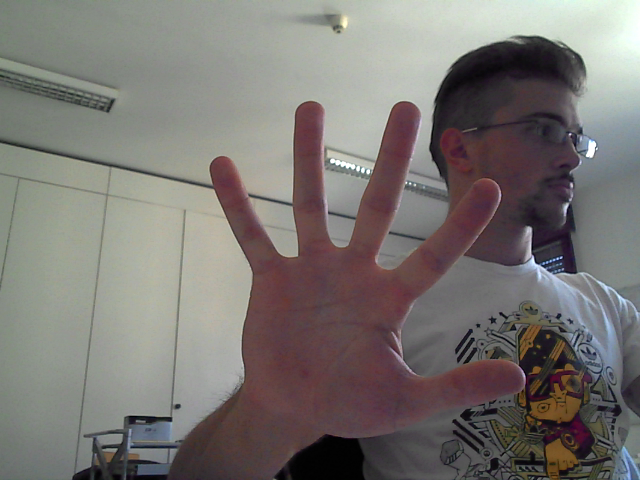
#> input picture data/acquisitions/S1/G1/13-color.png, 640 x 480 px
$ python -i palm_subtraction.py   (imports and definitions only)
#> lines starting #> are read from the running program, lines starting #| are printed output that depends on the picture
#> further down, picture is the input picture: shape (480, 640, 3); mean B, G, R 114.3, 117.6, 121.8
### util.py
import numpy as np
import matplotlib.pyplot as plt
import cv2

def binarize(im, threshold=50, kernel=np.ones((4,4)), display=False):
    '''
    args:
        im: input image (any scale, any type) as grayscale numpy array.
        threshold: threshold value for simple thresholding
        kernel: kernel for eroding and dilating operations to remove noise
        display: boolean variable to designate whether or not result is displayed or not.
    output:
        im: binarize image
    '''
#> called with threshold = 50, kernel = array of shape (4, 4), display = False

    # Filter out extreme levels of noise
    im[im>5000] = 0
    im = im/im.max() * 255
    im = im.astype(np.uint8)
    im[im > 50] = 0
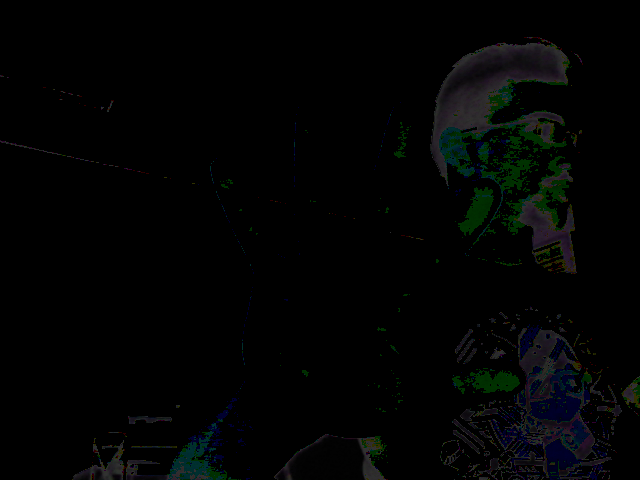
#> im: shape (480, 640, 3); mean B, G, R 3.2, 3.4, 2.3
    im = cv2.erode(im, kernel)
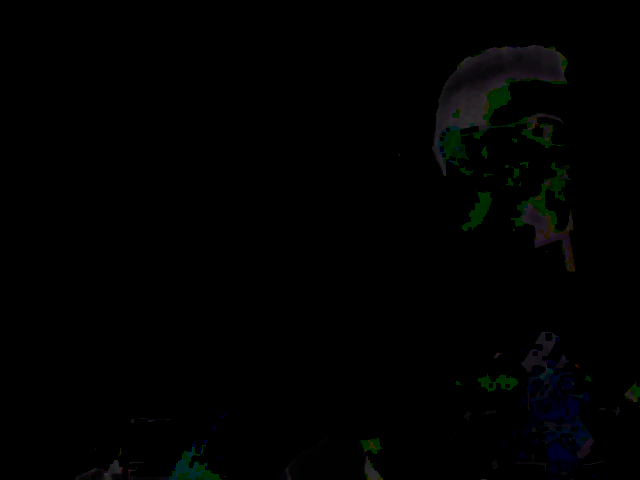
#> im: shape (480, 640, 3); mean B, G, R 1.2, 1.4, 0.9
    im = cv2.dilate(im, kernel)
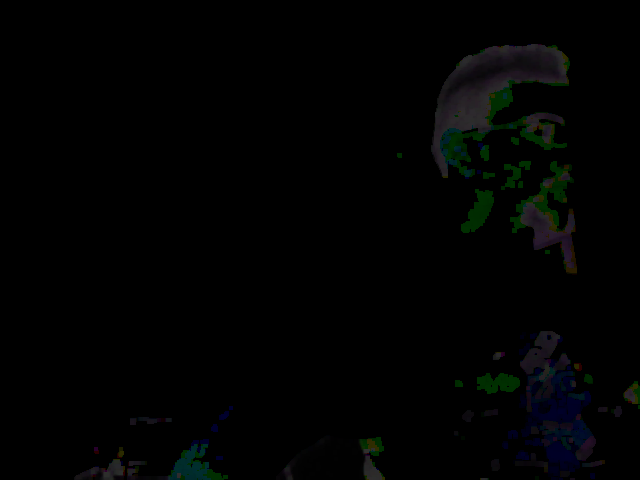
#> im: shape (480, 640, 3); mean B, G, R 2, 2.2, 1.4

    if display is True:
        plt.imshow(im)
        plt.colorbar()
        plt.show()
    return im

# [4 lines left out: function read_depth_map, not called in this run]

### palm_subtraction/palm_subtraction.py
#!/usr/bin/env python3
import cv2
import numpy as np
import sys
import matplotlib.pyplot as plt
from scipy import ndimage
import util
import os
import p1n2 as hw

# [24 lines left out: functions convert2imgcoords, wrist_subtraction, not called in this run]


def subtract_smaller_areas(bin_img):
    _, lab_im = cv2.connectedComponents(bin_img)

    # find areas and subtract it
    max_area = -1
    max_label = -1
    for label in range(1, np.max(np.unique(lab_im))+1):
        area = np.sum((lab_im == label).astype('uint8'))
        if area > max_area:
            max_area = area
            max_label = label
    bin_img = (lab_im == max_label).astype('uint8') * 255
    return bin_img

def clean_image(depth_img, kernel = np.ones((5, 5))):

    # Binarize depth image
    bin_img = util.binarize(depth_img, display=False)

    # Erode to get rid of noise
    bin_img = cv2.erode(bin_img, kernel)

    # Ignore bottom few rows
    bin_img[220:, :] = 0
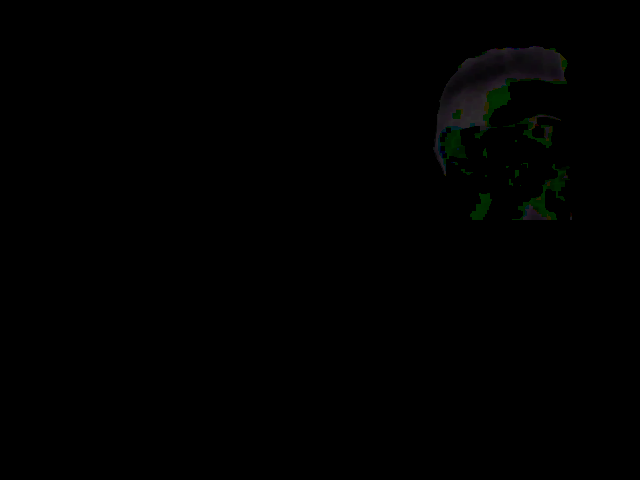
#> bin_img: shape (480, 640, 3); mean B, G, R 0.5, 0.8, 0.5

    bin_img = subtract_smaller_areas(bin_img)

    # Median filter to get rid of some more noise.
    bin_img = ndimage.median_filter(bin_img, size=10)

    return bin_img


# [59 lines left out: functions palm_subtraction, main, not called in this run]


# [2 lines not run here, left out]
# example usage:  python palm_subtraction.py data/acquisitions/S1/G2 1

# expected results can be seen here: https://hackmd.io/toS9iEujTtG2rPoxAdPk8A?view

>>> import cv2
>>> picture = cv2.imread('../data/acquisitions/S1/G1/13-color.png')
#> (the run stopped early here; a loop or call above may not have finished)

$ run again, on data/acquisitions/S1/G10/18-color.png
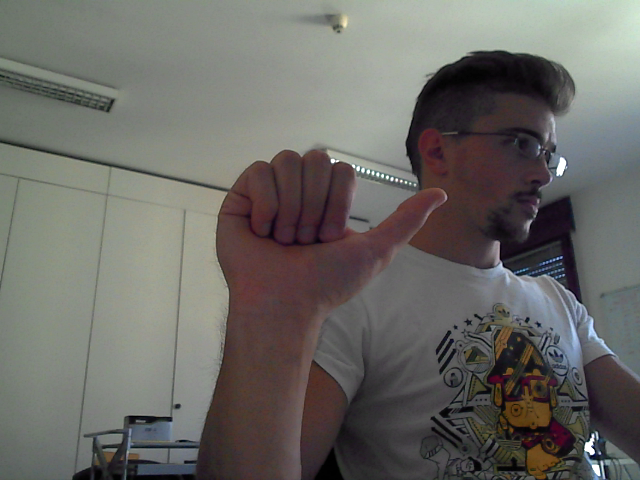
#> input picture data/acquisitions/S1/G10/18-color.png, 640 x 480 px
#> picture is the input picture: shape (480, 640, 3); mean B, G, R 101.1, 105.2, 106.5
#> in binarize, `im = cv2.dilate(im, kernel)`:
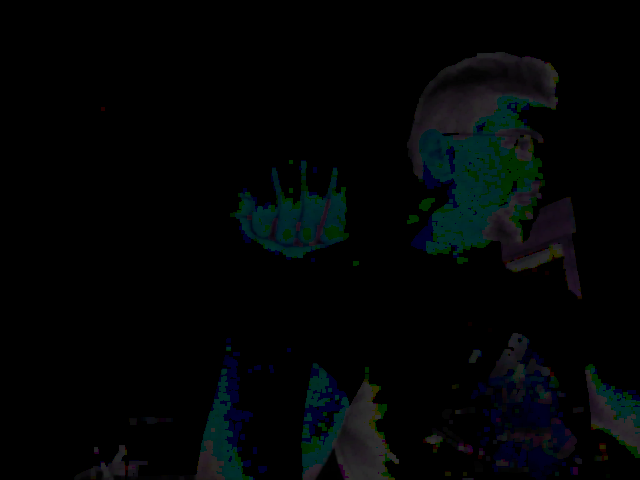
#> im: shape (480, 640, 3); mean B, G, R 5.4, 4.9, 2.4
#> in clean_image, `bin_img[220:, :] = 0`:
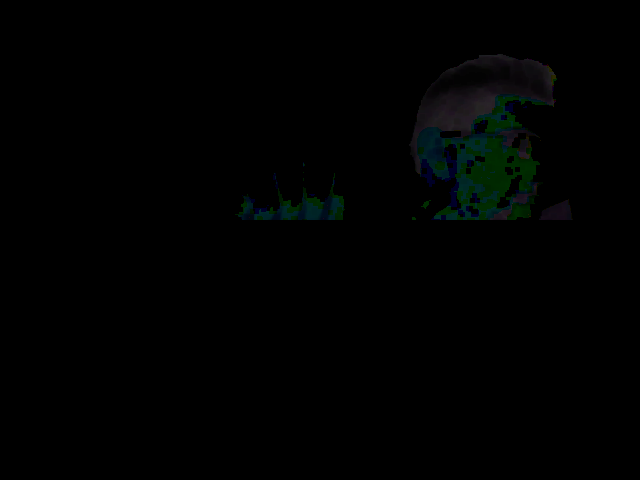
#> bin_img: shape (480, 640, 3); mean B, G, R 1.2, 1.5, 0.5

$ run again, on data/acquisitions/S1/G11/12-color.png
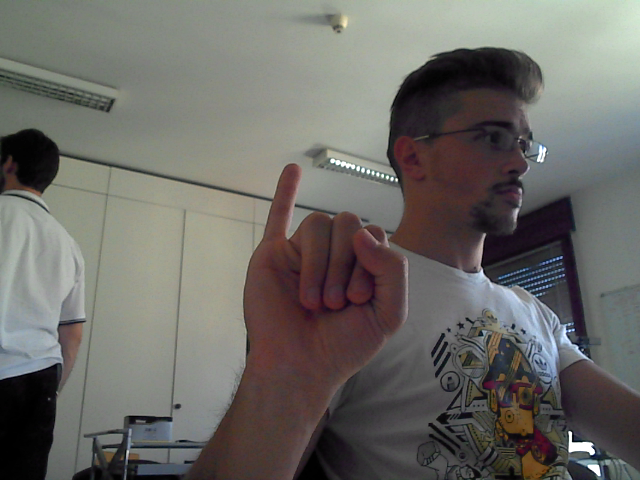
#> input picture data/acquisitions/S1/G11/12-color.png, 640 x 480 px
#> picture is the input picture: shape (480, 640, 3); mean B, G, R 102, 106.3, 107.8
#> in binarize, `im = cv2.dilate(im, kernel)`:
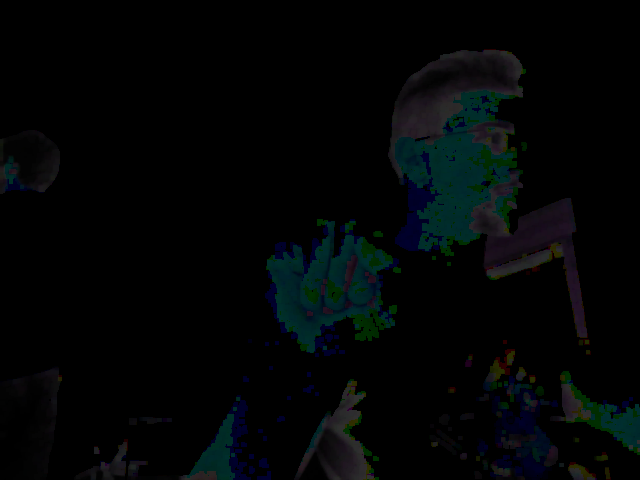
#> im: shape (480, 640, 3); mean B, G, R 5.6, 5.1, 2.4
#> in clean_image, `bin_img[220:, :] = 0`:
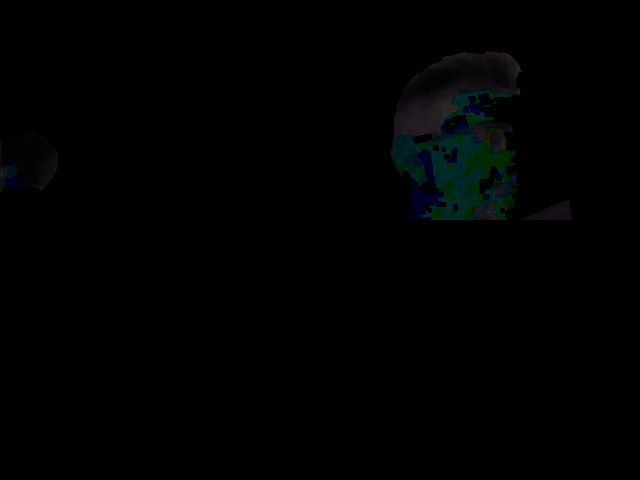
#> bin_img: shape (480, 640, 3); mean B, G, R 1.3, 1.4, 0.6
